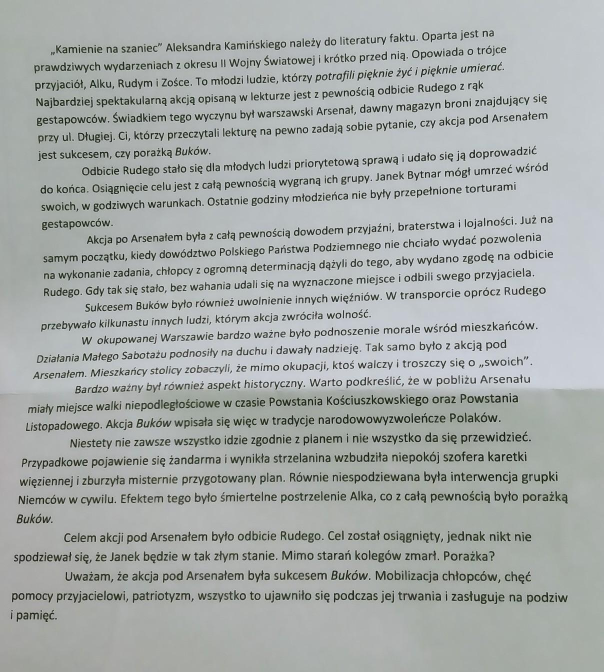
#> input picture ai-path/image-to-black-white/out/image2.jpg, 1208 x 1343 px (shown at 1/2 size)
$ jupyter execute image3DTransformation.ipynb
#> lines starting #> are read from the running program, lines starting #| are printed output that depends on the picture
[cell 1]
import sys
sys.path.insert(1, "/mnt/c/Users/PC/Desktop/wikolego-repository/ai-path/projects/image-to-black-white/src")

import cv2
import numpy as np
from matplotlib import pyplot as plt

[cell 2]
nazwy_plikow = [
    # "../out/image1.jpg",
    "../out/image2.jpg",
    "../out/image3.jpg",
    "../out/image4.jpg",
    "../out/image5.jpg",
    "../out/image6.jpg"
]

images = []

for file_name in nazwy_plikow:
    img = cv2.imread(file_name)
#> img is the input picture: shape (1343, 1208, 3); mean B, G, R 169.3, 170.9, 166.4
    img = cv2.cvtColor(img, cv2.COLOR_BGR2RGB)
    images.append(img)

[cell 3]
fig = plt.figure(figsize=(16, 8))

for i, img in enumerate(images):
    fig.add_subplot(1, len(images), i + 1)

    # plt.imshow(img)
    plt.imshow(img, cmap=plt.get_cmap('gray'))
    plt.axis('off')

plt.show()
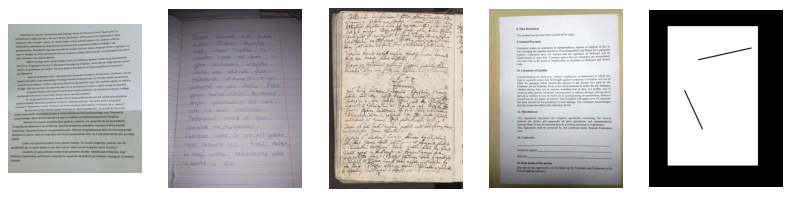
#> figure drawn by matplotlib, 5 panels

[cell 4]
image = images[1]

height, width = image.shape[:2]
#> height = 960; width = 720

src_points = np.float32([
    [125, 125],
    [595, 125],
    [665, 875],
    [70, 875]
])

dst_points = np.float32([
    [0, 0],
    [width, 0],
    [width, height],
    [0, height]
])
#> dst_points = [[0, 0], [720, 0], [720, 960], [0, 960]]

[cell 5]
matrix = cv2.getPerspectiveTransform(src_points, dst_points)

warped = cv2.warpPerspective(image, matrix, (width, height))
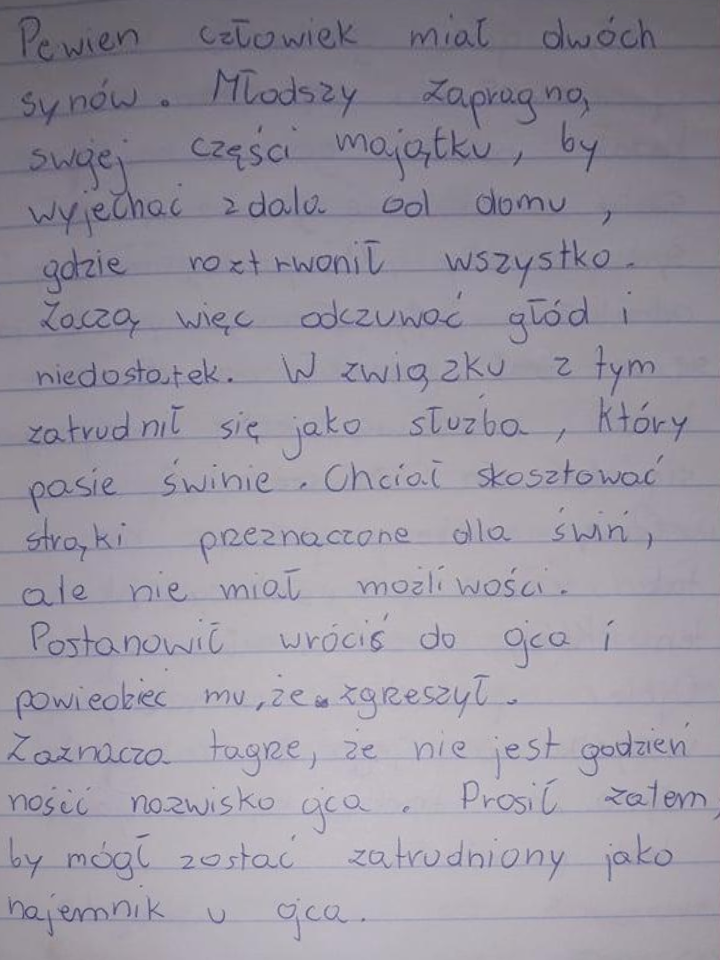
#> warped: shape (960, 720, 3); mean R, G, B 153.1, 148.7, 160.3

[cell 6]
fig = plt.figure(figsize=(16, 8))

fig.add_subplot(1, 2, 1)
plt.axis("off")
plt.imshow(image)

fig.add_subplot(1, 2, 2)
plt.axis("off")
plt.imshow(warped)

plt.show()
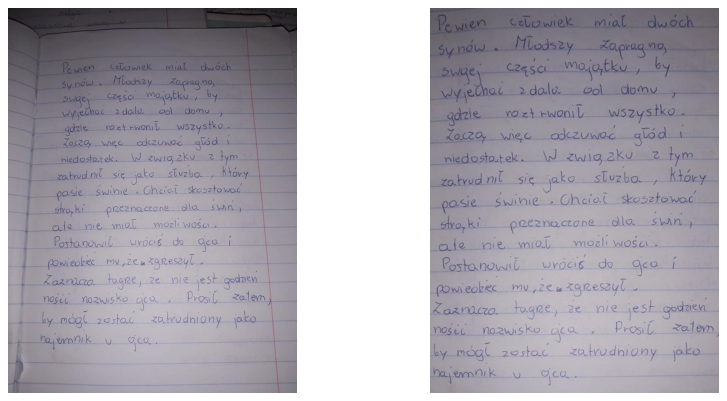
#> figure drawn by matplotlib, 2 panels
